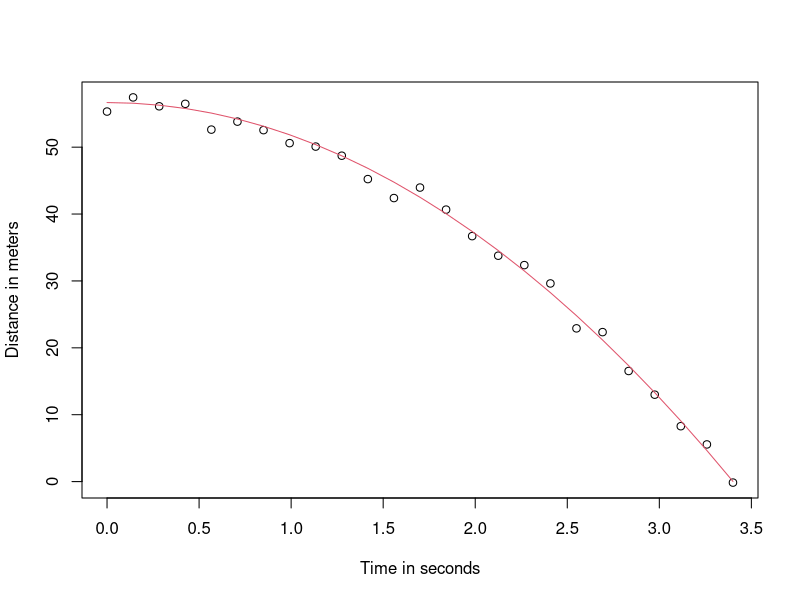

This figure's R source:
#http://www.quora.com/How-would-linear-regression-be-described-and-explained-in-laymans-terms
#http://www.stat.ufl.edu/~winner/qmb3250/notespart2.pdf
g <- 9.8 ## meters per second #equation for falling objects d=h0+v0t−0.5×9.8t2
n <- 25
tt <- seq(0,3.4,len=n) ##time in secs, t is a base function
f <- 56.67  - 0.5*g*tt^2
y <-  f + rnorm(n,sd=1)
plot(tt,y,ylab="Distance in meters",xlab="Time in seconds")
lines(tt,f,col=2)
tt2 <-tt^2
fit <- lm(y~tt+tt2) # function in R to fit the data points and provides LSE (least squares estimate)
summary(fit)$coef 
